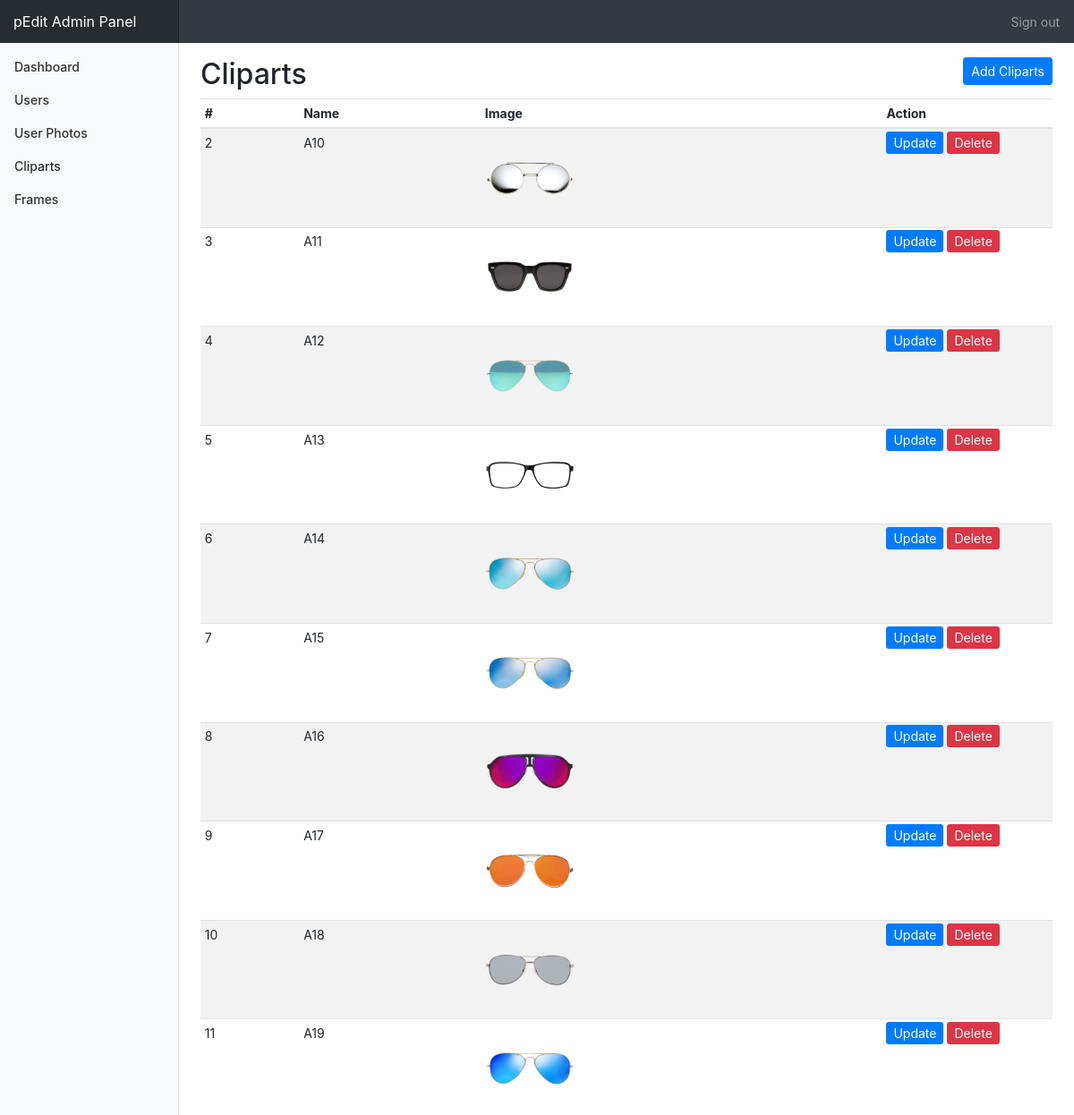
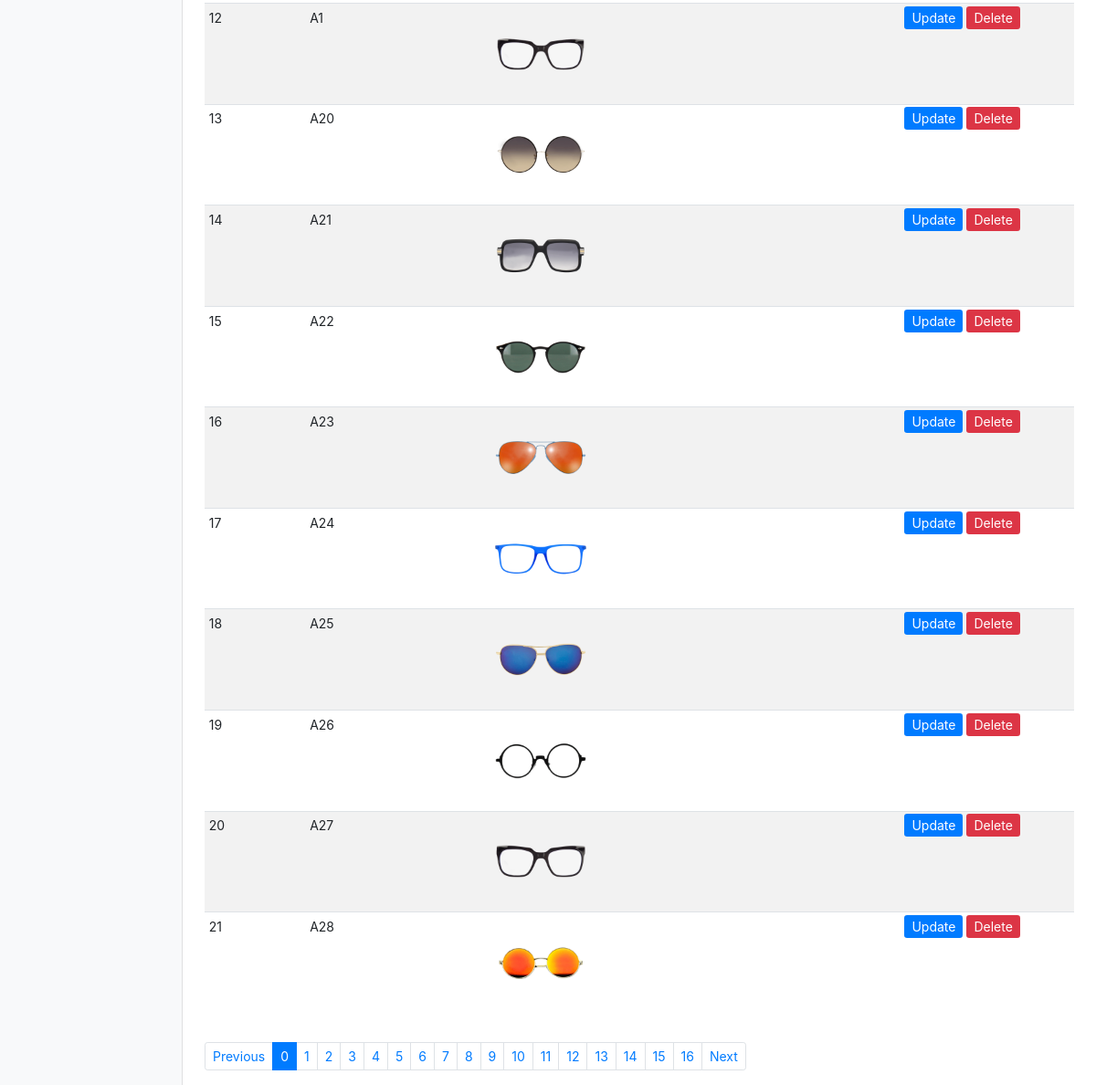
The app's page /admin/cliparts.php (signed in) with its own data (2 pictures, top to bottom).
### tables this page shows
CREATE TABLE `assets` (
  `id` int(11) NOT NULL,
  `name` varchar(255) NOT NULL,
  `type` varchar(50) NOT NULL
);

### dbfiles/db.php (called while the page is built, shortened)
<?php
$db=Array(
	"host"=>"localhost",
	"username"=>"root",
	"password"=>"",
	"name"=>"iEdit"
);
function sql_query($query){
	global $db;
	$con=mysqli_connect($db['host'],$db['username'],$db['password'],$db['name']);
	$arr=[];
	$res=mysqli_query($con,$query);
	while ($row=mysqli_fetch_assoc($res)) {
		$arr[]=$row;
	}
	return $arr;
}
?>

### admin/cliparts.php (the view, shortened to what this page needs)
<?php
require "../dbfiles/db.php";
require "header.php";
$start=0;
$count=20;
$total_items=sql_query("select count(id) as total from assets where type='clipart'")[0]['total'];
?>
		<main role="main" class="col-md-9 ml-sm-auto col-lg-10 pt-3 px-4">
          <h2>Cliparts
			<a class="btn btn-sm btn-primary float-right " href="clipart_add.php" >Add Cliparts</a>
          </h2>
          <div class="table table-responsive">
            <table class="table table-striped table-sm">
              <thead>
                <tr>
                  <th>#</th>
                  <th>Name</th>
                  <th>Image</th>
                  <th width="20%">Action</th>
                </tr>
              </thead>
              <tbody>
              	<?php
              	$allCliparts=sql_query("select * from assets where type='clipart' limit {$start} ,{$count}");
              	foreach ($allCliparts as $key => $value) {
              		echo "<tr>
		                  <td>{$value['id']}</td>
		                  <td>{$value['name']}</td>
		                  <td><img src='../assets/{$value['id']}.png' style='width:100px;'></td>
		                  <td>";
		                  ?>
		                  <a class="btn-sm btn-primary" href="clipart_update.php?id=<?php echo $value['id']; ?>&name=<?php echo $value['name']; ?>">Update</a>
		                  <a class="btn-sm btn-danger" href="db_model.php?delete_assets=1&id=<?php echo $value['id']; ?>" >Delete</a>
		                  <?php
		                  echo "</td>
		                </tr>";
              	}
              ?>
              </tbody>
            </table>
          </div>
        <ul class="pagination pagination-sm">
			<li class="page-item"><a class="page-link" href="?start=<?php echo ($start-20 < 0)?0:$start-20; ?>">Previous</a></li>
				<?php
					for($i=0;$i<$total_items;$i+=20){
						$st=$i;
						$cnt=$i/20;
						if($start/20 == $cnt){
							echo "<li class='page-item active'><a class='page-link' href='?start={$st}'>{$cnt}</a></li>";
						}
						else{
							echo "<li class='page-item'><a class='page-link' href='?start={$st}'>{$cnt}</a></li>";
						}
					}
				?>
			<li class="page-item"><a class="page-link" href="?start=<?php echo ($start > $total_items)?$start:$start+20; ?>">Next</a></li>
		</ul>
        </main>
<?php
require "footer.php";
?>

### admin/dashboard.css (style rules this page uses)
body { font-size: .875rem; }

### records on screen
assets: id "2", name "A10", shows a picture
assets: id "3", name "A11", shows a picture
assets: id "4", name "A12", shows a picture
assets: id "5", name "A13", shows a picture
assets: id "6", name "A14", shows a picture
assets: id "7", name "A15", shows a picture
assets: id "8", name "A16", shows a picture
assets: id "9", name "A17", shows a picture
assets: id "10", name "A18", shows a picture
assets: id "11", name "A19", shows a picture
assets: id "12", name "A1", shows a picture
assets: id "13", name "A20", shows a picture
assets: id "14", name "A21", shows a picture
assets: id "15", name "A22", shows a picture
assets: id "16", name "A23", shows a picture
assets: id "17", name "A24", shows a picture
assets: id "18", name "A25", shows a picture
assets: id "19", name "A26", shows a picture
assets: id "20", name "A27", shows a picture
assets: id "21", name "A28", shows a picture

### other values on screen
$cnt "0"
$cnt "1"
$cnt "2"
$cnt "3"
$cnt "4"
$cnt "5"
$cnt "6"
$cnt "7"
$cnt "8"
$cnt "9"
$cnt "10"
$cnt "11"
$cnt "12"
$cnt "13"
$cnt "14"
